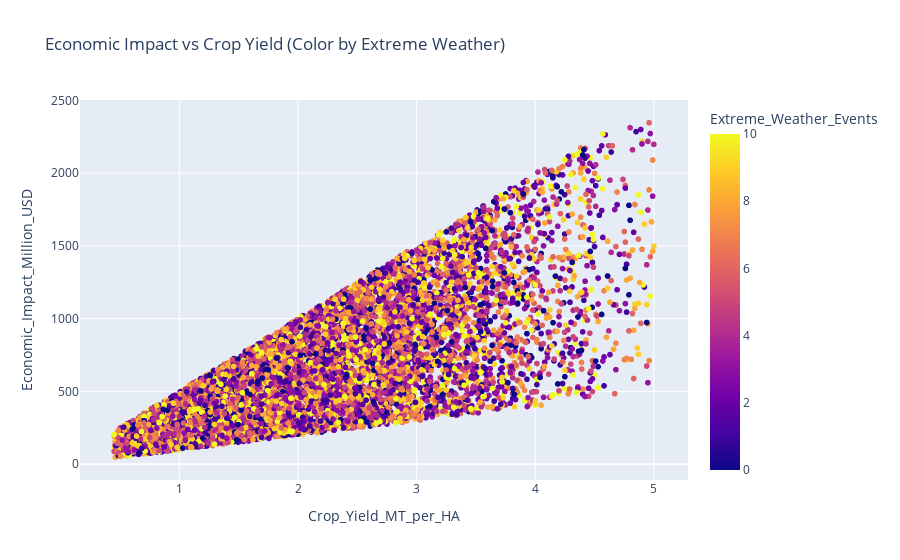

Here is the notebook cell this chart was saved with:
### Markdown cell above
We check the relationship betwee crop yield and economic impact as it might be an area we wish to investigate further. Moreover the column 'Economic_Impact_Million_USD' is amibiguous, as it could mean either economic growth or economic damage, by comparing it with a variable that will obviously generate more growth such as crop yield we can determine if the economic impact is a positive or negative impact.

### Code cell
fig = px.scatter(
    df,
    x="Crop_Yield_MT_per_HA",
    y="Economic_Impact_Million_USD",
    color="Extreme_Weather_Events",
    hover_data=["Year", "Soil_Health_Index", "CO2_Emissions_MT"],
    title="Economic Impact vs Crop Yield (Colour by Extreme Weather)"
)
fig.show()

### Figure 1 — Plotly figure (JSON) as saved in the notebook; plotly's stock layout.template omitted (floating-point values rounded to 4 significant figures; data arrays with more than 128 entries replaced by an {"elided": "..."} marker saying what was removed)
{"data": [{"customdata": {"elided": "9000x3 float values"}, "hovertemplate": "Crop_Yield_MT_per_HA=%{x}<br>Economic_Impact_Million_USD=%{y}<br>Year=%{customdata[0]}<br>Soil_Health_Index=%{customdata[1]}<br>CO2_Emissions_MT=%{customdata[2]}<br>Extreme_Weather_Events=%{marker.color}<extra></extra>", "legendgroup": "", "marker": {"color": {"elided": "9000 int values"}, "coloraxis": "coloraxis", "symbol": "circle"}, "mode": "markers", "name": "", "showlegend": false, "type": "scattergl", "x": {"elided": "9000 float values"}, "xaxis": "x", "y": {"elided": "9000 float values"}, "yaxis": "y"}], "layout": {"coloraxis": {"colorbar": {"title": {"text": "Extreme_Weather_Events"}}, "colorscale": [[0, "#0d0887"], [0.1111, "#46039f"], [0.2222, "#7201a8"], [0.3333, "#9c179e"], [0.4444, "#bd3786"], [0.5556, "#d8576b"], [0.6667, "#ed7953"], [0.7778, "#fb9f3a"], [0.8889, "#fdca26"], [1, "#f0f921"]]}, "legend": {"tracegroupgap": 0}, "title": {"text": "Economic Impact vs Crop Yield (Color by Extreme Weather)"}, "xaxis": {"anchor": "y", "domain": [0, 1], "title": {"text": "Crop_Yield_MT_per_HA"}}, "yaxis": {"anchor": "x", "domain": [0, 1], "title": {"text": "Economic_Impact_Million_USD"}}}}
